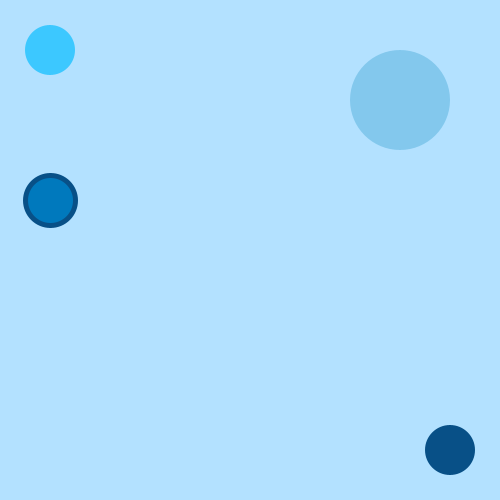
Frame 1 (no input)
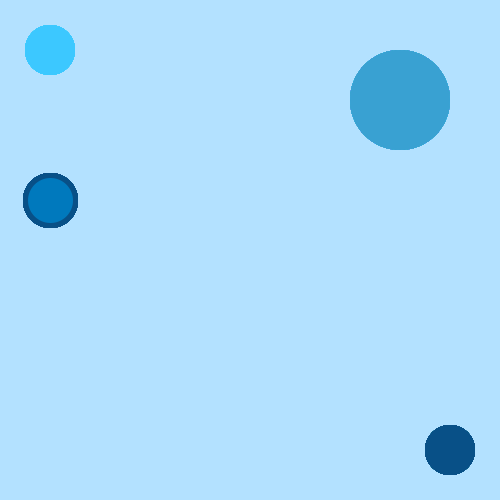
Frame 60 (the mouse pressed at the canvas centre just before this capture)
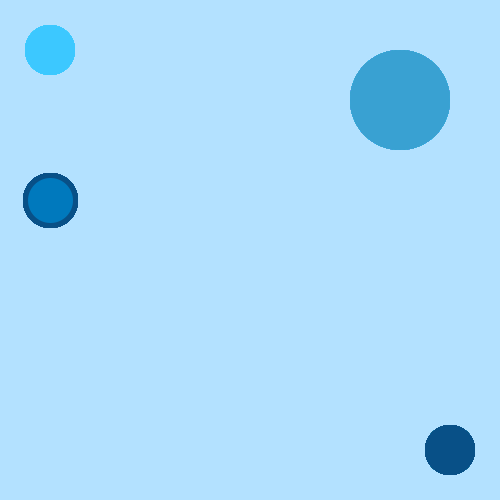
Frame 120 (the mouse held since frame 60 and released just before this capture)

The Processing sketch that drew these frames (run headless with seeded random() and noise(); from frame 60 on, the mouse is pressed at the canvas centre):

// Processing sketch: processing_87994
// ── processing_87994.pde

//matrix
color[]fJAN={#B3E1FF,#3CC8FF,#39A1D1,#0079BD,#085087};
int d= 50;
void setup(){
size(500,500);
smooth();
background(fJAN[0]);
ellipseMode(CENTER);

}

void draw(){
fill(fJAN[1]);
noStroke();
  ellipse(50,50,d,d);
  
  pushMatrix();
  pushStyle();
  
  translate(300,0);
  scale(2);
  fill(fJAN[2],100);
  ellipse(50,50,d,d);
 
 popMatrix();
 strokeWeight(5);
 stroke(fJAN[4]);
 fill(fJAN[3]);
 ellipse(50,200,d,d);
 
 popStyle();
 fill(fJAN[4]);
 ellipse(450,450,d,d);
 

}
